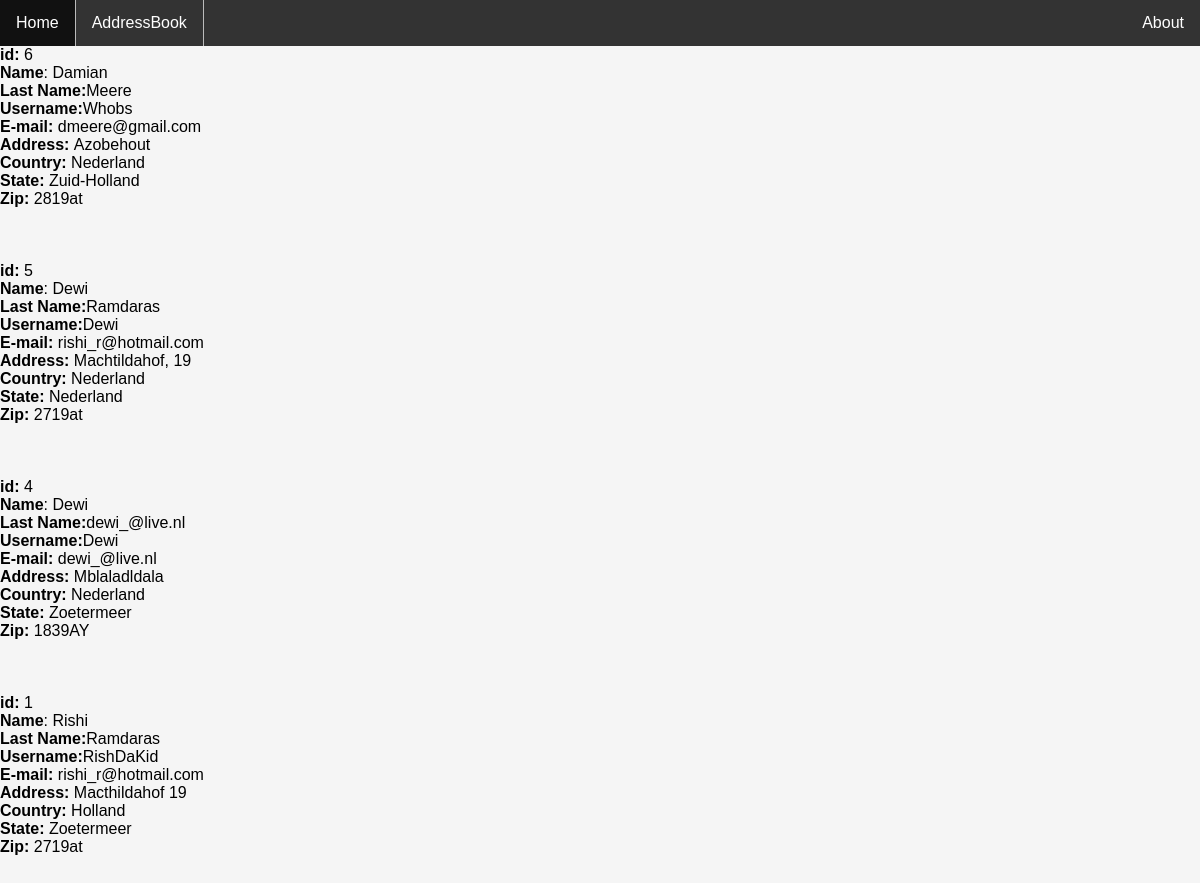
The page /addressbook.php on the database its author committed.
### tables this page shows
CREATE TABLE `data` (
  `id` int(11) NOT NULL,
  `first_name` varchar(250) NOT NULL,
  `last_name` varchar(250) NOT NULL,
  `username` varchar(250) NOT NULL,
  `email` varchar(250) NOT NULL,
  `address` varchar(250) NOT NULL,
  `country` varchar(250) NOT NULL,
  `state` varchar(250) NOT NULL,
  `zip` varchar(250) NOT NULL
);

### addressbook.php (the view, shortened to what this page needs)
<!DOCTYPE html>
<html>
<head>
 <link rel="stylesheet" type="text/css" href="css/style.css">
</head>
<body>
    <ul>
  <li><a href="index.php">Home</a></li>
  <li><a href="addressbook.php">AddressBook</a></li>
  <li style="float:right"><a href="#about">About</a></li>
</ul>
<?php
$servername = "localhost";
$username = "root";
$password = "";
$dbname = "addressbook";
$conn = new mysqli($servername, $username, $password, $dbname);
$sql = "SELECT id, first_name, last_name,username,email,address,country,state,zip FROM data order by id desc";
$result = $conn->query($sql);
if ($result->num_rows > 0) {
    while($row = $result->fetch_assoc()) {
        echo "<b>id: </b> ". $row["id"]. "  <br><b>Name</b>: ". $row["first_name"]. " <br><b>Last Name:</b>" . $row["last_name"] ."<br> <b>Username:</b>" . $row["username"] ." <br><b>E-mail: </b>" . $row["email"] ."<br><b>Address: </b></b>" . $row["address"] . " <br><b>Country: </b>" . $row["country"] ."<br> <b>State: </b>" . $row["state"] ." <br><b>Zip: </b>" . $row["zip"] ."<br><br><br><br>";
    }
} else {
    echo "0 results";
}
?>

### css/style.css (style rules this page uses)
body { background: #f5f5f5; font-family: arial; margin:0 auto; color:black; }
ul { list-style-type: none; margin: 0; padding: 0; overflow: hidden; background-color: #333; }
li { float: left; border-right:1px solid #bbb; }
li:last-child { border-right: none; }
li a { display: block; color: white; text-align: center; padding: 14px 16px; text-decoration: none; }

### rows shown on the page
data: id "6", first_name "Damian", last_name "Meere", username "Whobs", email "dmeere@gmail.com", address "Azobehout", country "Nederland", state "Zuid-Holland", zip "2819at"
data: id "5", first_name "Dewi", last_name "Ramdaras", username "Dewi", email "rishi_r@hotmail.com", address "Machtildahof, 19", country "Nederland", state "Nederland", zip "2719at"
data: id "4", first_name "Dewi", last_name "dewi_@live.nl", username "Dewi", email "dewi_@live.nl", address "Mblaladldala", country "Nederland", state "Zoetermeer", zip "1839AY"
data: id "1", first_name "Rishi", last_name "Ramdaras", username "RishDaKid", email "rishi_r@hotmail.com", address "Macthildahof 19", country "Holland", state "Zoetermeer", zip "2719at"
